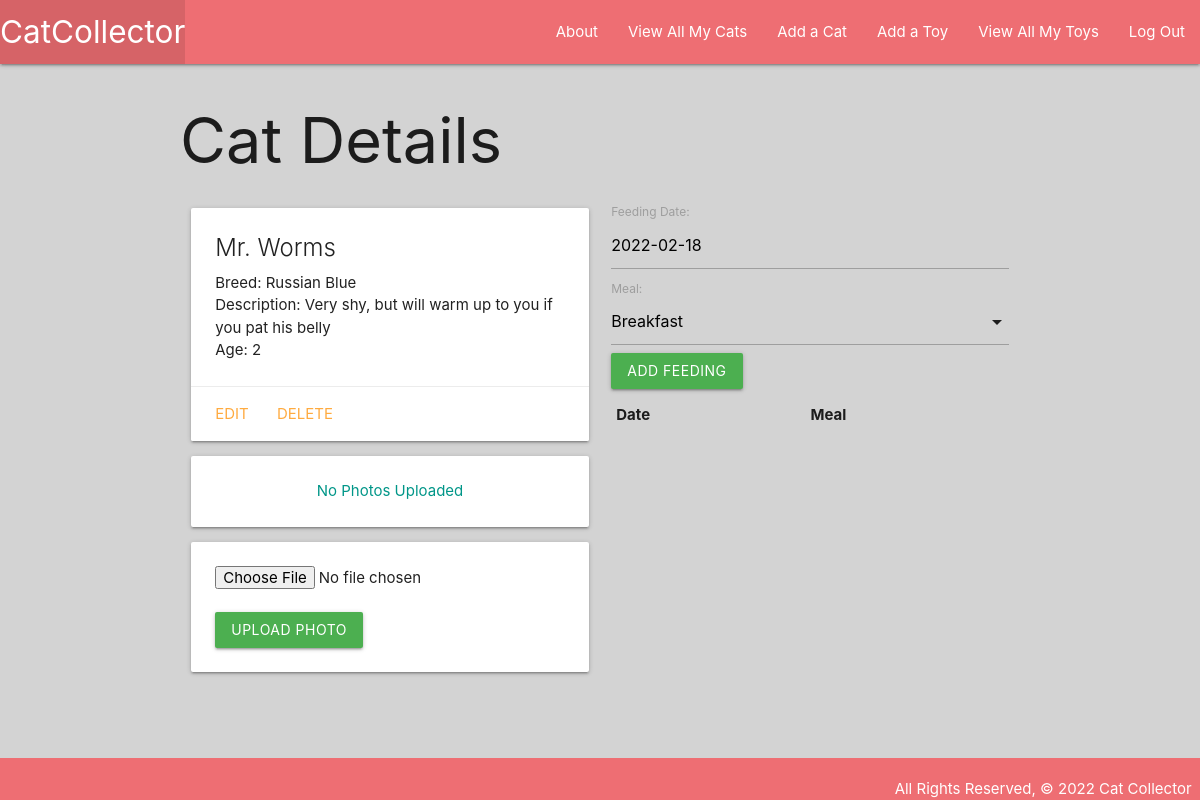
The app's page /cats/2/ (signed in) with its own data.
### main_app/models.py (models this page shows, shortened)
class Cat(models.Model):
    name = models.CharField(max_length=100)
    breed = models.CharField(max_length=100)
    description = models.TextField(max_length=250)
    age = models.IntegerField()
    toys = models.ManyToManyField(Toy)
    user = models.ForeignKey(User, on_delete=models.CASCADE)

### main_app/views.py (the view)
# urls.py: path('cats/<int:cat_id>/', views.cats_detail, name='detail'),
@login_required
def cats_detail(request, cat_id):
  cat = Cat.objects.get(id=cat_id)
  if cat.user_id != request.user.id:
      return redirect('index')
  feeding_form = FeedingForm()
  return render(request, 'cats/detail.html', {
    'cat': cat, 'feeding_form': feeding_form
  })

### main_app/forms.py
class FeedingForm(ModelForm):
  class Meta:
    model = Feeding
    fields = ['date', 'meal']

### main_app/templates/cats/detail.html (shortened to what this page needs)
{% extends 'base.html' %} {% block content %}
<h1>Cat Details</h1>
<div class="row">
    <div class="col s6">
        <div class="card">
            <div class="card-content">
                <span class="card-title">{{ cat.name }}</span>
                <p>Breed: {{ cat.breed }}</p>
                <p>Description: {{ cat.description }}</p>
                {% if cat.age > 0 %}
                <p>Age: {{ cat.age }}</p>
                {% else %}
                <p>Age: Kitten</p>
                {% endif %}
            </div>
            <div class="card-action">
                <a href="{% url 'cats_update' cat.id %}">Edit</a>
                <a href="{% url 'cats_delete' cat.id %}">Delete</a>
            </div>
        </div>
        {% for photo in cat.photo_set.all %}
        <img src="{{ photo.url }}" alt="{{ cat.name }}" class="responsive-img card-panel">
        {% empty %}
        <div class="card-panel teal-text center-align">No Photos Uploaded</div>
        {% endfor %}
        <form action="{% url 'add_photo' cat.id %}" method="POST" enctype="multipart/form-data" class="card-panel">
            <input type="file" name="photo-file">
            <br>
            <br>
            <input type="submit" value="Upload Photo" class="btn green">
        </form>
    </div>
    <div class="col s6">
        <form action="{% url 'add_feeding' cat.id %}" method="post">
            {% csrf_token %} {{ feeding_form.as_p }}
            <input type="submit" class="btn green" value="Add Feeding" />
        </form>
        <table class="striped">
            <thead>
                <tr>
                    <th>Date</th>
                    <th>Meal</th>
                </tr>
            </thead>
        </table>
    </div>
</div>
{% endblock %}

### main_app/static/css/style.css (style rules this page uses)
* { box-sizing: border-box; margin: 0; }
body { background-color: lightgray; display: flex; min-height: 100vh; flex-direction: column; }

### records on screen
Cat: name "Mr. Worms", breed "Russian Blue", description "Very shy, but will warm up to you if you pat his belly", age "2"
